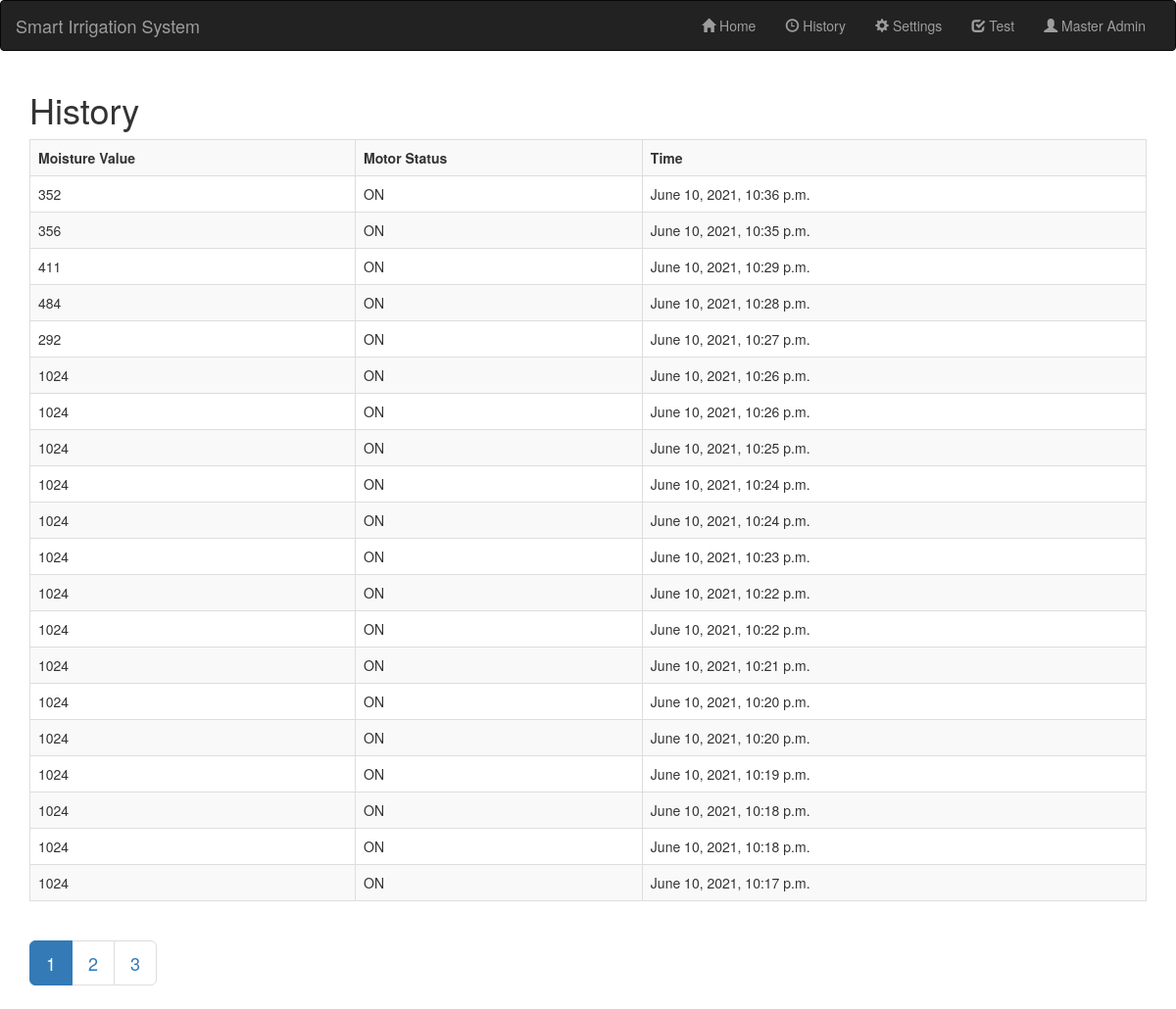
The page /history/ on the database its author committed.
### monitor/models.py (models this page shows, shortened)
class DeviceState(models.Model):
    moisture = models.IntegerField(max)
    status = models.BooleanField()
    time = models.DateTimeField(auto_now=True, editable=True)

### monitor/views.py (the view)
# urls.py: path('history/', LogView.as_view(), name="history"),
class LogView(ListView):
    model = DeviceState
    ordering = ['-time']
    template_name = 'monitor/history.html'
    context_object_name = 'devices'
    paginate_by = 20

### templates/monitor/history.html
{% extends 'base.html' %}
{% block 'body' %}
    <h1>History</h1>
    <table class="table table-striped table-hover table-bordered">
        <th>Moisture Value</th>
        <th>Motor Status</th>
        <th>Time</th>
        {% for device in devices %}
            <tr>
                <td>{{ device.moisture }}</td>
                <td>{% if device.status %}ON{% else %}OFF{% endif %}</td>
                <td>{{ device.time }}</td>
            </tr>
        {% endfor %}
    </table>
    <ul class="pagination pagination-lg">
        {% for i in paginator.page_range %}
            {% if page_obj.number == i %}
                <li class="active"><a href="?page={{ i }}">{{ i }}</a></li>
            {% else %}
                <li><a href="?page={{ i }}">{{ i }}</a></li>
            {% endif %}
        {% endfor %}
    </ul>
{% endblock %}

### templates/base.html (shortened to what this page needs)
<!DOCTYPE html>
<html lang="en">
<head>
    <link rel="stylesheet" href="https://maxcdn.bootstrapcdn.com/bootstrap/3.3.7/css/bootstrap.min.css">
    <link href="https://gitcdn.github.io/bootstrap-toggle/2.2.2/css/bootstrap-toggle.min.css" rel="stylesheet">
</head>
<body>
    <nav class="navbar navbar-inverse">
        <div class="container-fluid">
            <div class="navbar-header">
                <a class="navbar-brand" href="#">Smart Irrigation System</a>
            </div>
            <div class="collapse navbar-collapse" id="myNavbar">
                <ul class="nav navbar-nav navbar-right">
                    <li><a href="{% url 'index' %}"><span class="glyphicon glyphicon-home"></span> Home</a></li>
                    <li><a href="{% url 'history' %}"><span class="glyphicon glyphicon-time"></span> History</a></li>
                    <li><a href="{% url 'settings' 1%}"><span class="glyphicon glyphicon-cog"></span> Settings</a></li>
                    <li><a href="{% url 'test' %}"><span class="glyphicon glyphicon-check"></span> Test</a></li>
                    <li><a href="/admin/"><span class="glyphicon glyphicon-user"></span> Master Admin</a></li>
                </ul>
            </div>
        </div>
    </nav>
    <div class="container">
        {% block 'body' %}
        {% endblock %}
    </div>
</body>
</html>

### rows shown on the page
DeviceState: moisture "352", status "ON", time "June 10, 2021, 10:36 p.m."
DeviceState: moisture "356", status "ON", time "June 10, 2021, 10:35 p.m."
DeviceState: moisture "411", status "ON", time "June 10, 2021, 10:29 p.m."
DeviceState: moisture "484", status "ON", time "June 10, 2021, 10:28 p.m."
DeviceState: moisture "292", status "ON", time "June 10, 2021, 10:27 p.m."
DeviceState: moisture "1024", status "ON", time "June 10, 2021, 10:26 p.m."
DeviceState: moisture "1024", status "ON", time "June 10, 2021, 10:26 p.m."
DeviceState: moisture "1024", status "ON", time "June 10, 2021, 10:25 p.m."
DeviceState: moisture "1024", status "ON", time "June 10, 2021, 10:24 p.m."
DeviceState: moisture "1024", status "ON", time "June 10, 2021, 10:24 p.m."
DeviceState: moisture "1024", status "ON", time "June 10, 2021, 10:23 p.m."
DeviceState: moisture "1024", status "ON", time "June 10, 2021, 10:22 p.m."
DeviceState: moisture "1024", status "ON", time "June 10, 2021, 10:22 p.m."
DeviceState: moisture "1024", status "ON", time "June 10, 2021, 10:21 p.m."
DeviceState: moisture "1024", status "ON", time "June 10, 2021, 10:20 p.m."
DeviceState: moisture "1024", status "ON", time "June 10, 2021, 10:20 p.m."
DeviceState: moisture "1024", status "ON", time "June 10, 2021, 10:19 p.m."
DeviceState: moisture "1024", status "ON", time "June 10, 2021, 10:18 p.m."
DeviceState: moisture "1024", status "ON", time "June 10, 2021, 10:18 p.m."
DeviceState: moisture "1024", status "ON", time "June 10, 2021, 10:17 p.m."

### other values the page prints
{{ i }} "1"
{{ i }} "2" "3"
